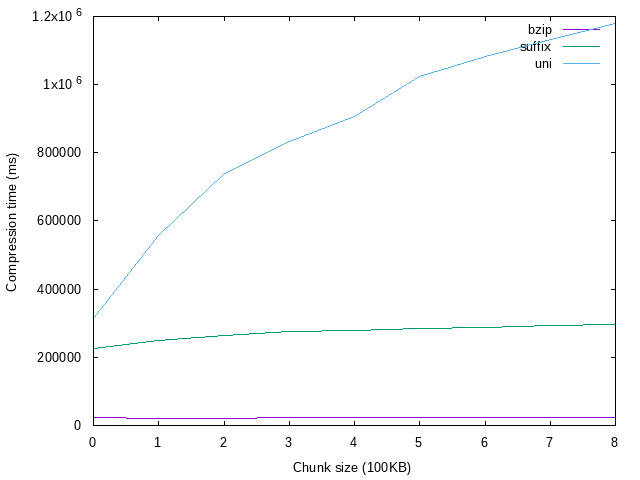

Write gnuplot code to recreate this figure.
set terminal png size 640,480 enhanced font "Helvetica,10"
set output 'plots/rfc_comp.png'
set xtics 1
set xlabel "Chunk size (100KB)"
set ylabel "Compression time (ms)"
plot "plots/rfc_comp.data" using 1:2 title 'bzip' with lines, \
     "plots/rfc_comp.data" using 1:3 title 'suffix' with lines, \
     "plots/rfc_comp.data" using 1:4 title 'uni' with lines


